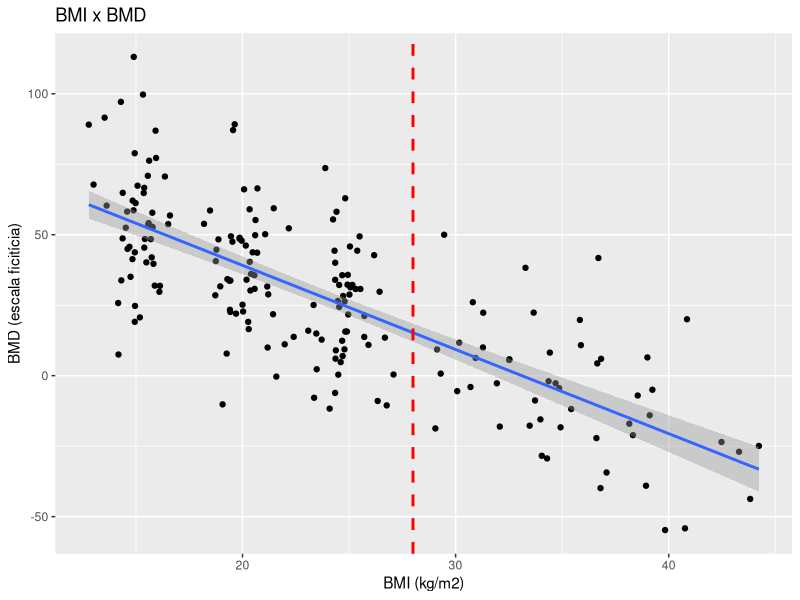
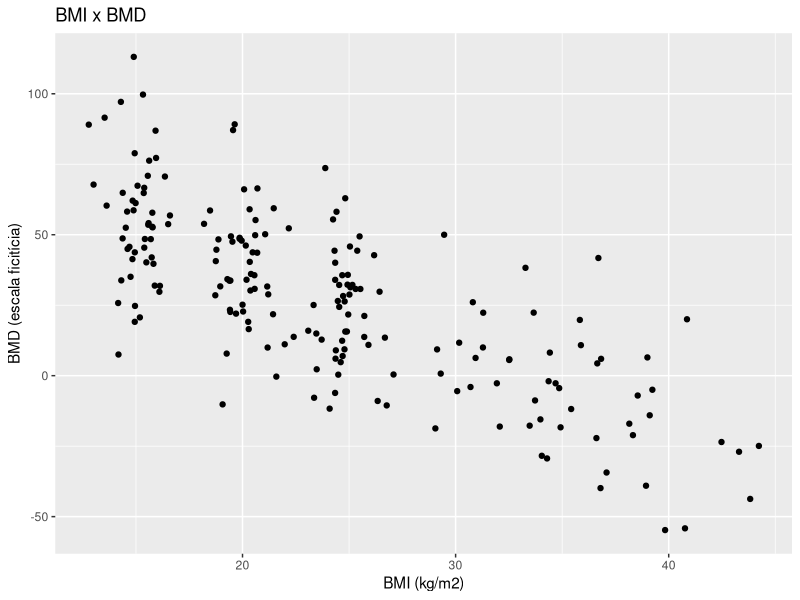
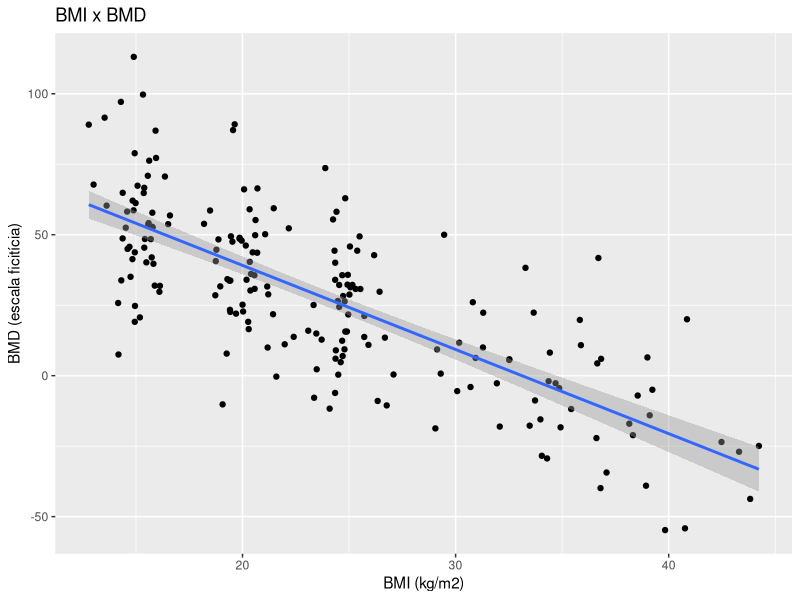
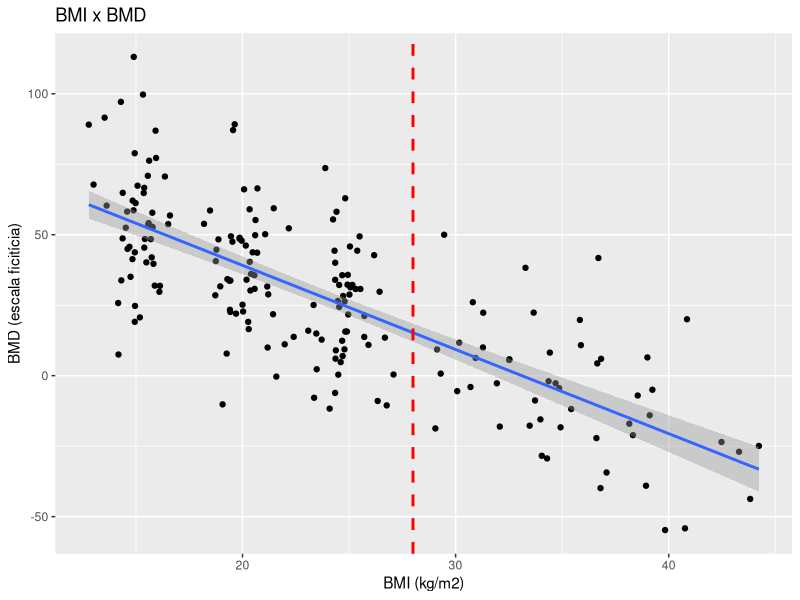

The R source for these figures, in order:

# dados simulados ---------------------------------------------------------

set.seed(1)
BMI <- c(rnorm(50, 15, 1), rnorm(50, 20, 1), rnorm(50, 25, 1), rnorm(50, 35, 4))
BMD <- -3*BMI - rnorm(200, 0, 20) + 100
dados <- data.frame(BMI,BMD)

modelo <- lm(BMD ~ BMI, data = dados)
pred <- predict(modelo, interval = "conf")
pred28 <- predict(modelo, newdata = data.frame(BMI=28))

# png("Aulas/modelos/pratica-plot1.png")
# with(dados, plot(BMI,BMD, main = "BMI x BMD", xlab = "BMI (kg/m2)", ylab = "BMD (escala ficitícia)"))
# dev.off()
# 
# png("Aulas/modelos/pratica-plot2.png")
# with(dados, plot(BMI,BMD, main = "BMI x BMD", xlab = "BMI (kg/m2)", ylab = "BMD (escala ficitícia)"))
# abline(modelo, col = "blue", lwd = 2)
# dev.off()
# 
# png("Aulas/modelos/pratica-plot3.png")
# with(dados, plot(BMI,BMD, main = "BMI x BMD", xlab = "BMI (kg/m2)", ylab = "BMD (escala ficitícia)"))
# abline(modelo, col = "blue", lwd = 2)
# abline(v = 28, lty = 2, lwd = 2, col = "red")
# dev.off()

library(ggplot2)
b <- ggplot(dados, aes(BMI,BMD)) +
  geom_point() +
  xlab("BMI (kg/m2)") + ylab("BMD (escala ficitícia)") +
  ggtitle("BMI x BMD")
ggsave("Aulas/modelos/pratica-plot1.png")

bsmooth <- b + geom_smooth(method = "lm")
ggsave("Aulas/modelos/pratica-plot2.png")

bsmooth + geom_vline(xintercept = 28, lty = 2, lwd =1, col = "red")
ggsave("Aulas/modelos/pratica-plot3.png")
  